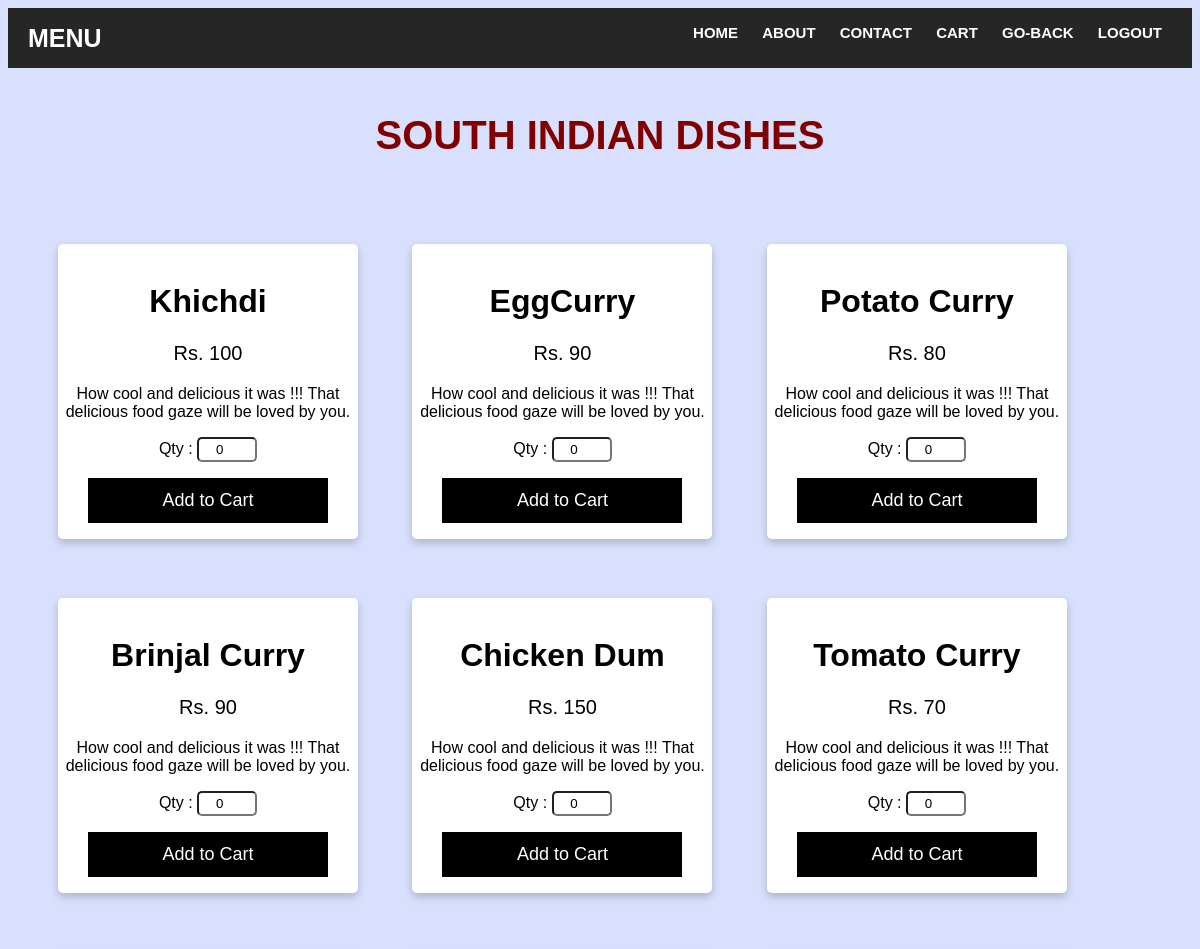
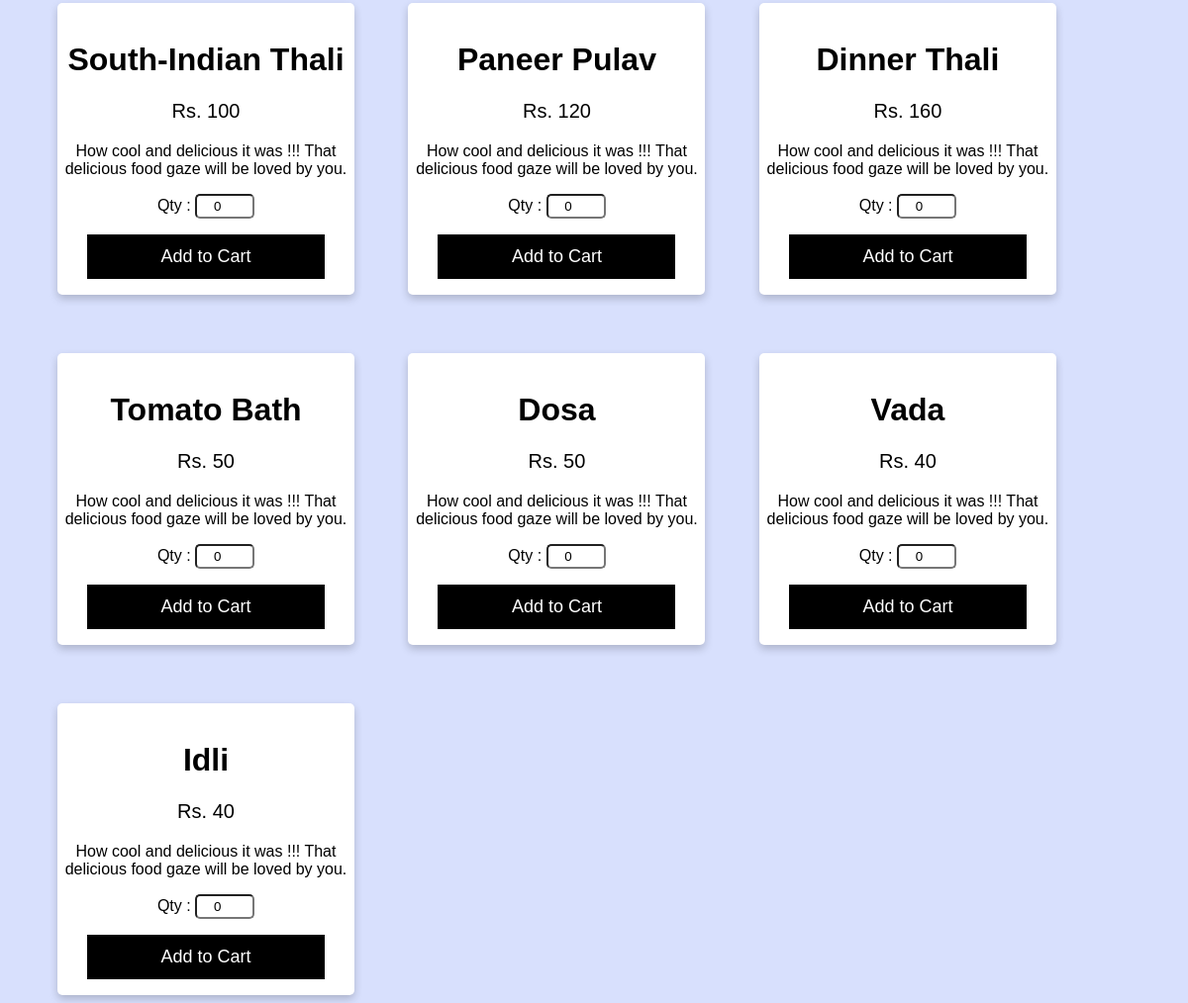
The page /si/ on the database its author committed (2 pictures, top to bottom).
### DreamDine/models.py (models this page shows)
class item(models.Model):
    name = models.CharField(max_length=50)
    category=models.CharField(max_length=50)
    price = models.IntegerField()
    image= models.URLField(max_length=300)
    class Meta:
        db_table = "item"

### DreamDine/views.py (the view)
# urls.py: path('si/',views.si),
def si(request):
    sitems = item.objects.filter(category="South Indian Specials")
    return render(request, 'south.html', {'sitems': sitems})

### DreamDine/Templates/south.html (shortened to what this page needs)
<!DOCTYPE html>
<html>
<head>
</head>
<body>
<header>
		<div class="logo">MENU</div>
		<nav>
			<ul>
				<li><a href="/index">Home</a></li>
				<li><a href="/about">About</a></li>
				<li><a href="/contact">Contact</a></li>
				<li><a href="/get_cart_items">cart</a></li>
				<li>
                <a href="/menu">Go-Back</a>
               </li>
				<li>
                <a href="/logout">Logout</a>
               </li>
			</ul>
		</nav>
</header>
<br>
<div class='heading'>
<h1 >SOUTH INDIAN DISHES</h1>
</div>
{% for items in sitems %}
    <div class="card">
        <form method="POST" action="{% url 'cart_add' name=items.name  %}">
  <h1>{{ items.name }}</h1>
  <p class="price">Rs. {{ items.price }}</p>
  <p>How cool and delicious it was !!! That delicious food gaze will be loved by you.</p>
    Qty&nbsp;:&nbsp;<input type="number" name="qty" value="0">
    <p><button>Add to Cart</button></p>
</div>
{% endfor %}
</body>
</html>

### DreamDine/Templates/south.html (style rules this page uses)
* { box-sizing: border-box; }
body { font-family: Arial, Helvetica, sans-serif; }
input[type=number] { width: 20%; border-radius:5px; border-color: 5px black; height:25px; text-align:center; }
html { background-color:#d8e0fd; }
.card { display: inline-block; box-shadow: 0 4px 8px 0 rgba(0, 0, 0, 0.2); max-width: 300px; margin-top:5%; margin-left:50px; text-align: center; font-family: arial; background-color:white; border-radius:5px; }
.price { color: black; font-size: 20px; }
.card button { border: none; outline: 0; padding: 12px; color: white; background-color: #000; text-align: center; cursor: pointer; width: 80%; font-size: 18px; }
button { border: none; outline: 0; padding: 12px; color: white; background-color: #000; text-align: center; cursor: pointer; width: 10%; font-size: 18px; }
header { height: 60px; background: #262626; padding: 0 20px; line-height: 20px; font-size: 15px; }
.logo { width: 30%; float: left; color: #fff; font-weight: bold; text-transform: uppercase; line-height: 60px; font-size: 25px; font-family: sans-serif; }
nav { width: 68%; float: right; }
nav ul { list-style: none; float: right; }
nav ul li { display: inline-block; }
nav ul li a { text-decoration: none; color: #fff; font-family: sans-serif; font-weight: bold; margin: 0 10px; line-height: 4 0px; text-transform: uppercase; }
.heading { text-align:center; color:maroon ; font-size:20px; }

### rows shown on the page
item: name "Khichdi", price "100"
item: name "EggCurry", price "90"
item: name "Potato Curry", price "80"
item: name "Brinjal Curry", price "90"
item: name "Chicken Dum", price "150"
item: name "Tomato Curry", price "70"
item: name "South-Indian Thali", price "100"
item: name "Paneer Pulav", price "120"
item: name "Dinner Thali", price "160"
item: name "Tomato Bath", price "50"
item: name "Dosa", price "50"
item: name "Vada", price "40"
item: name "Idli", price "40"
